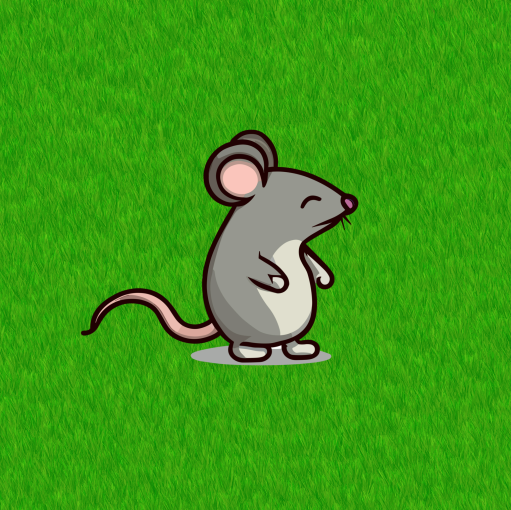
#> input picture assets/img/grass_mouse.png, 511 x 510 px, found by its file name
$ python -i Generate_Board.py   (imports and definitions only)
#> lines starting #> are read from the running program, lines starting #| are printed output that depends on the picture
### src/Generate_Obstacles.py
import random

def generate_obstacles():
    # Function to generate a set of random coordinates representing obstacles within a matrix.
    def generate_random_coordinates(num_coordinates, matrix_size):
        # Generate unique random coordinates within the matrix.
#> called with num_coordinates = 22, matrix_size = 20
        coordinates = set()
        while len(coordinates) < num_coordinates:
            x = random.randint(0, matrix_size - 1)
            y = random.randint(0, matrix_size - 1)
            new_coordinate = (x, y)
            if new_coordinate not in coordinates:  # Check if the coordinate is not already in the set
                coordinates.add(new_coordinate)
        return list(coordinates)

    # Define parameters for generating obstacles.
    num_coordinates = random.randint(10, 25)  # Generate a random number of coordinates between 10 and 25
    matrix_size = 20  # Assuming the matrix size is fixed at 20x20
    obstacles = generate_random_coordinates(num_coordinates, matrix_size)

    # Return the generated obstacles.
    return obstacles

### src/Generate_Points.py
import random
from Calculate_Route import calculate_route


"""
Generate Coordinates

This function creates a certain amount of points (3-5)
then it proceeds to sort the points using first the origin as a references, and
then using the last point added. In this way, we ensure that the snake takes the
more optimal path between one point and another.
"""
def generate_coordinates(obstacles):
    def generate_random_coordinates(num_coordinates, matrix_size):
#> called with num_coordinates = 6, matrix_size = 20
        coordinates = set()
        while len(coordinates) < num_coordinates:
            x = random.randint(0, matrix_size - 1)
            y = random.randint(0, matrix_size - 1)
            new_coordinate = (x, y)
            if new_coordinate not in coordinates and new_coordinate not in obstacles:  # Check if the coordinate is not already in the set
                coordinates.add(new_coordinate)
        return list(coordinates)


    num_coordinates = random.randint(5, 7)  # Generate a random number of coordinates between 3 and 5
    matrix_size = 20
    points = generate_random_coordinates(num_coordinates, matrix_size)


    """
    Sort Points

    Here is where the distance between points is calculated. And also where the points
    are sorted in a list that later on will be send to execute the final
    step before showing the snake route on screen.
    """
    def sort_points():
        sorted_coordinates = []
        aux = (0, 0)
        points_copy = points[:]  # Hacer una copia de la lista points
        while points_copy:
            len_aux = 100
            for point in points_copy:
                length = len(calculate_route(aux, point, obstacles))
                if length < len_aux:
                    len_aux = length
                    point_aux = point

            aux = point_aux
            sorted_coordinates.append(point_aux)
            points_copy.remove(point_aux)  # Eliminar el punto de la copia de la lista

        return sorted_coordinates


    sorted_coordinates = sort_points()

    return(sorted_coordinates)

### src/Calculate_Route.py
import heapq

def calculate_route(ini, end, obstacles):
    """
    Create the Base Matrix and Turn it into a Graph

    Here we created a matrix of 20x20 that will only be used to generate
    a graph that will serve as base for the Dijkstra's Algorithm to find
    the fastes path from one point to another.

    """

    def create_matrix():
        matrix = [["" for _ in range(20)] for _ in range(20)]
        return matrix

    matrix = create_matrix()

    def add_obstacles():
        for obstacle in obstacles:
            matrix[obstacle[0]][obstacle[1]] = "x"

    add_obstacles()


    def create_graph(matrix):
        graph = {}
        rows = len(matrix)
        cols = len(matrix[0])

        for row in range(rows):
            for col in range(cols):
                if matrix[row][col] != "x":  # Skip adding neighbors for obstacles
                    neighbors = []
                    # Up
                    if row - 1 >= 0 and matrix[row - 1][col] != "x":
                        neighbors.append((row - 1, col))
                    # Down
                    if row + 1 < rows and matrix[row + 1][col] != "x":
                        neighbors.append((row + 1, col))
                    # Left
                    if col - 1 >= 0 and matrix[row][col - 1] != "x":
                        neighbors.append((row, col - 1))
                    # Right
                    if col + 1 < cols and matrix[row][col + 1] != "x":
                        neighbors.append((row, col + 1))

                    graph[row, col] = neighbors
        return graph

    graph = create_graph(matrix)


    "---------------------------------------------------------------------"

    """
    Dijkstra's Algorithm

    We are using the Dijkstra's Algorithm to calculate a
    shortest path from one point to another. This algorithm recieves
    the full original graph created from the base matrix and due to it's
    efficiancy it returns a list that represents the "shortest path"

    """

    def shortest_path(graph, initial_coordinate, end_coordinate):
        # Initialize distances to all nodes as infinity
        distances = {coordinate: float('inf') for coordinate in graph}
        distances[initial_coordinate] = 0

        # Priority queue to keep track of the next node to visit
        priority_queue = [(0, initial_coordinate)]

        # Keep track of the previous node for each node in the shortest path
        previous = {}

        while priority_queue:
            # Pop the node with the smallest distance from the priority queue
            current_distance, current_coordinate = heapq.heappop(priority_queue)

            # If we have found the end coordinate, reconstruct the path and return it
            if current_coordinate == end_coordinate:
                path = []
                while current_coordinate in previous:
                    path.insert(0, current_coordinate)
                    current_coordinate = previous[current_coordinate]
                path.insert(0, initial_coordinate)
                return path

            # Check distances to neighboring coordinates and update if shorter path found
            for neighbor_coordinate in graph[current_coordinate]:
                distance = current_distance + 1  # Assuming uniform edge weights of 1
                if distance < distances[neighbor_coordinate]:
                    distances[neighbor_coordinate] = distance
                    heapq.heappush(priority_queue, (distance, neighbor_coordinate))
                    previous[neighbor_coordinate] = current_coordinate

        # If no path found, return an empty list
        return []

    shortest_path_Dijkstra = shortest_path(graph, ini, end)

    return shortest_path_Dijkstra

### src/Generate_Board.py

from Generate_Points import generate_coordinates
from Calculate_Route import calculate_route
from Generate_Obstacles import generate_obstacles
import tkinter as tk
from PIL import Image, ImageTk

"""
Generate Board

In this function we manage everything related to the GUI. There's the movement function
which is used to modify the matrix in order to update and show the changes on screen.
"""
def generate_board():
    # Create an empty matrix of size 20x20 to use as board
    matrix = [["" for _ in range(20)] for _ in range(20)]
    obstacles = generate_obstacles()
    points = generate_coordinates(obstacles)

    for i in points:
        matrix[i[0]][i[1]] = "X"

    for o in obstacles:
        matrix[o[0]][o[1]] = "*"

    matrix[0][0] = "O"


    class MatrixBoardApp:
        def __init__(self, root):
            self.root = root
            self.root.title("Automate Snake - Anthony Arias")

            # Create a 2D list to hold references to the labels in the grid
            self.labels = [[None] * 20 for _ in range(20)]

            # Load the images
            self.photo_mouse = ImageTk.PhotoImage(Image.open("assets/img/grass_mouse.png").resize((40, 40), Image.BILINEAR))
            self.photo_snake = ImageTk.PhotoImage(Image.open("assets/img/grass_snake.png").resize((40, 40), Image.BILINEAR))
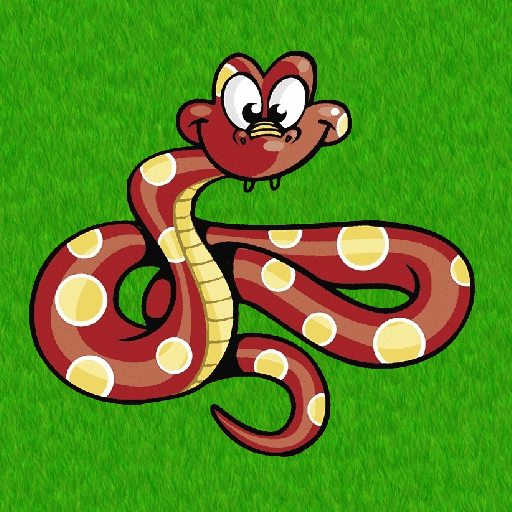
#> input picture assets/img/grass_snake.png, 512 x 512 px, found by its file name
            self.photo_obstacle = ImageTk.PhotoImage(Image.open("assets/img/obstacle.png").resize((40, 40), Image.BILINEAR))
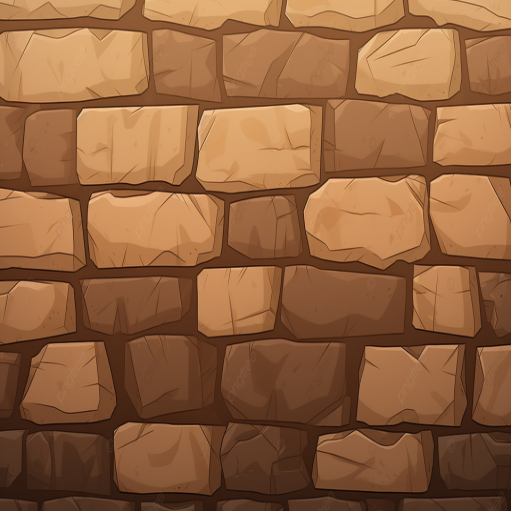
#> input picture assets/img/obstacle.png, 511 x 511 px, found by its file name
            self.photo_grass = ImageTk.PhotoImage(Image.open("assets/img/grass.png").resize((40, 40), Image.BILINEAR))
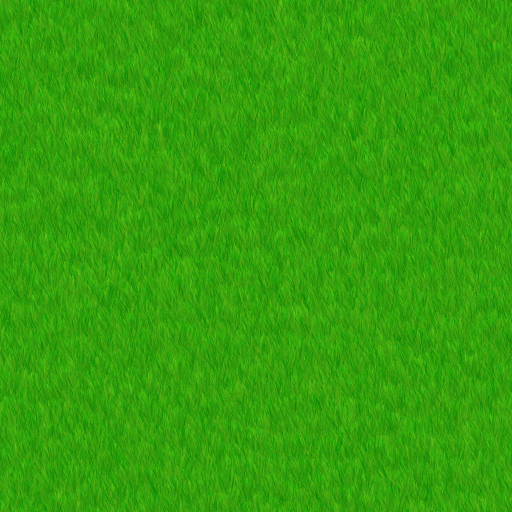
#> input picture assets/img/grass.png, 512 x 512 px, found by its file name

            # Create and fill the grid with labels containing images
            for i in range(20):
                for j in range(20):
                    self.labels[i][j] = tk.Label(root, width=40, height=40, borderwidth=1)
                    self.labels[i][j].grid(row=i, column=j, padx=1, pady=1)

            self.update_board(matrix)

        def update_board(self, matrix):
            for i in range(20):
                for j in range(20):
                    if matrix[i][j] == "X":
                        self.labels[i][j].config(image=self.photo_mouse, width=32, height=32)
                    elif matrix[i][j] == "O":
                        self.labels[i][j].config(image=self.photo_snake, width=40, height=40)
                    elif matrix[i][j] == "*":
                        self.labels[i][j].config(image=self.photo_obstacle, width=40, height=40)
                    else:
                        self.labels[i][j].config(image=self.photo_grass, width=40, height=40)

    #Creating the board
    root = tk.Tk()
    app = MatrixBoardApp(root)

    """
    Movement takes the previusly sorted list of points and re calculate the route
    in order to move box by box updating the matrix content and updating the displayed board.
    """
    def movement (points, initial=(0, 0)):

#> called with initial = (0, 0)
        if not points:
            return

        print("Points:", points)

        for x in points:
            #Calculate the route
            route = calculate_route(initial, x, obstacles)

            for point in route:
                matrix[initial[0]][initial[1]] = ""
                matrix[point[0]][point[1]] = "O"
                app.update_board(matrix)
                initial = point
                root.update()  # Update the GUI to reflect the changes
                root.after(100)  # Pause for 100 milliseconds

        return

    movement(points)

    root.mainloop()


    return

>>> result = generate_board()
